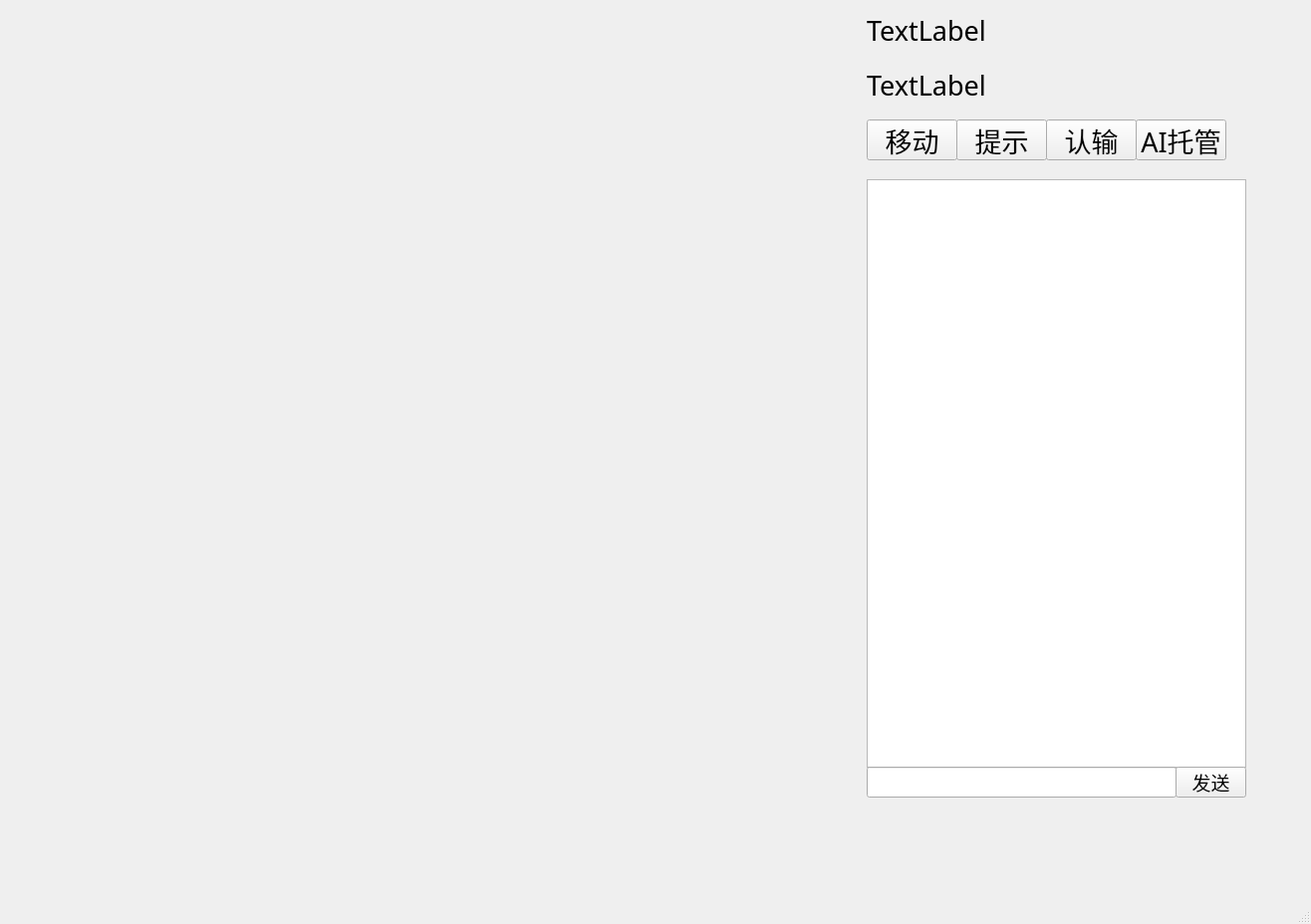
<?xml version="1.0" encoding="UTF-8"?>
<ui version="4.0">
 <class>MainWindow</class>
 <widget class="QMainWindow" name="MainWindow">
  <property name="geometry">
   <rect>
    <x>0</x>
    <y>0</y>
    <width>1316</width>
    <height>928</height>
   </rect>
  </property>
  <property name="font">
   <font>
    <family>华文行楷</family>
    <pointsize>14</pointsize>
   </font>
  </property>
  <property name="windowTitle">
   <string>MainWindow</string>
  </property>
  <widget class="QWidget" name="centralwidget">
   <widget class="QPushButton" name="move">
    <property name="geometry">
     <rect>
      <x>870</x>
      <y>120</y>
      <width>91</width>
      <height>41</height>
     </rect>
    </property>
    <property name="font">
     <font>
      <family>华文行楷</family>
      <pointsize>20</pointsize>
     </font>
    </property>
    <property name="text">
     <string>移动</string>
    </property>
   </widget>
   <widget class="QLabel" name="label">
    <property name="geometry">
     <rect>
      <x>870</x>
      <y>10</y>
      <width>331</width>
      <height>41</height>
     </rect>
    </property>
    <property name="font">
     <font>
      <family>Ink Free</family>
      <pointsize>20</pointsize>
     </font>
    </property>
    <property name="text">
     <string>TextLabel</string>
    </property>
   </widget>
   <widget class="QLabel" name="label_2">
    <property name="geometry">
     <rect>
      <x>870</x>
      <y>60</y>
      <width>331</width>
      <height>51</height>
     </rect>
    </property>
    <property name="font">
     <font>
      <family>Ink Free</family>
      <pointsize>20</pointsize>
     </font>
    </property>
    <property name="text">
     <string>TextLabel</string>
    </property>
   </widget>
   <widget class="QPushButton" name="resigne">
    <property name="geometry">
     <rect>
      <x>1050</x>
      <y>120</y>
      <width>91</width>
      <height>41</height>
     </rect>
    </property>
    <property name="font">
     <font>
      <family>华文行楷</family>
      <pointsize>20</pointsize>
     </font>
    </property>
    <property name="text">
     <string>认输</string>
    </property>
   </widget>
   <widget class="QTextEdit" name="receive_edit">
    <property name="geometry">
     <rect>
      <x>870</x>
      <y>180</y>
      <width>381</width>
      <height>591</height>
     </rect>
    </property>
    <property name="font">
     <font>
      <family>华文楷体</family>
      <pointsize>14</pointsize>
     </font>
    </property>
   </widget>
   <widget class="QLineEdit" name="send_edit">
    <property name="geometry">
     <rect>
      <x>870</x>
      <y>770</y>
      <width>311</width>
      <height>31</height>
     </rect>
    </property>
    <property name="font">
     <font>
      <family>华文楷体</family>
      <pointsize>14</pointsize>
     </font>
    </property>
   </widget>
   <widget class="QPushButton" name="send_msg">
    <property name="geometry">
     <rect>
      <x>1180</x>
      <y>770</y>
      <width>71</width>
      <height>31</height>
     </rect>
    </property>
    <property name="text">
     <string>发送</string>
    </property>
   </widget>
   <widget class="QPushButton" name="ai">
    <property name="geometry">
     <rect>
      <x>1140</x>
      <y>120</y>
      <width>91</width>
      <height>41</height>
     </rect>
    </property>
    <property name="font">
     <font>
      <family>Ink Free</family>
      <pointsize>20</pointsize>
     </font>
    </property>
    <property name="text">
     <string>AI托管</string>
    </property>
   </widget>
   <widget class="QPushButton" name="prompt">
    <property name="geometry">
     <rect>
      <x>960</x>
      <y>120</y>
      <width>91</width>
      <height>41</height>
     </rect>
    </property>
    <property name="font">
     <font>
      <family>华文行楷</family>
      <pointsize>20</pointsize>
     </font>
    </property>
    <property name="text">
     <string>提示</string>
    </property>
   </widget>
  </widget>
  <widget class="QMenuBar" name="menubar">
   <property name="geometry">
    <rect>
     <x>0</x>
     <y>0</y>
     <width>1316</width>
     <height>25</height>
    </rect>
   </property>
  </widget>
  <widget class="QStatusBar" name="statusbar"/>
 </widget>
 <resources/>
 <connections/>
</ui>
